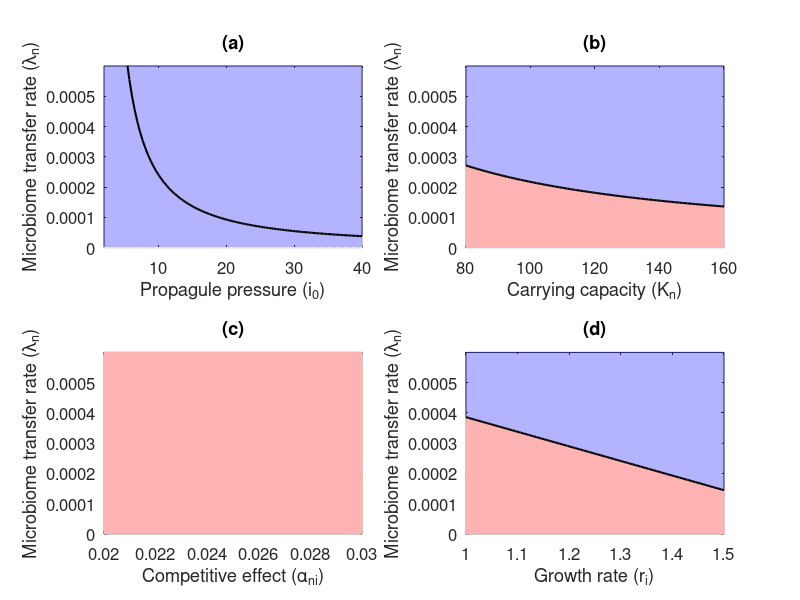

Reproduce this figure in MATLAB.
clear all
close all

% Standard parameters
alphani = 0.0;
Kn = 90;
ri = -0.5;
i0 = 10;

ymax = 6e-3*ones(100,1);


% Vary i0

%i03 = linspace(1,35,10);
i0 = linspace(1,40,100);
%i02 = linspace(1,35,100);
lambdan = (alphani*Kn - ri)./(i0*Kn.*log(i0));
%lambdan2 = (alphani*Kn - ri)./(Kn.*log(i02));
%lambdan3 = (alphani*Kn - ri)./(Kn.*log(i03));


figure(1)
subplot(2,2,1)
area(i0,ymax,'EdgeColor','b','FaceColor','b','FaceAlpha',.3,'EdgeAlpha',.3)
hold on
area(i0,lambdan,'EdgeColor','w','FaceColor','w','FaceAlpha',1, 'EdgeAlpha',1)
hold on
area(i0,lambdan,'Edgecolor','r','FaceColor','r','FaceAlpha',.3,'EdgeAlpha',.3)
hold on
plot(i0,lambdan,'k','linewidth',1.5)
ylim([0 6e-4])
xlim([2,40])
xlabel('Propagule pressure (i_0)')
ylabel('Microbiome transfer rate (\lambda_n)')
set(gca,'fontsize',12)
title('(a)')

% Vary carrying capacity

i0 = 10;

Kn = linspace(80,160,100);
lambdan = (alphani.*Kn - ri)./(i0*Kn.*log(i0));
ymax = 6e-3*ones(size(Kn,2),1);
figure(1)
subplot(2,2,2)
area(Kn,ymax,'EdgeColor','b','FaceColor','b','FaceAlpha',.3,'EdgeAlpha',.3)
hold on
area(Kn,lambdan,'EdgeColor','w','FaceColor','w','FaceAlpha',1, 'EdgeAlpha',1)
hold on
area(Kn,lambdan,'Edgecolor','r','FaceColor','r','FaceAlpha',.3,'EdgeAlpha',.3)
hold on
plot(Kn,lambdan,'k','linewidth',1.5)
ylim([0 6e-4])
xlabel('Carrying capacity (K_n)')
ylabel('Microbiome transfer rate (\lambda_n)')
set(gca,'fontsize',12)
title('(b)')

% Vary competition

Kn = 90;

alphani = linspace(0.02,0.03,100);
lambdan = (alphani.*Kn - ri)./(i0*Kn*log(i0));

figure(1)
subplot(2,2,3)
area(alphani,ymax,'EdgeColor','b','FaceColor','b','FaceAlpha',.3,'EdgeAlpha',.3)
hold on
area(alphani,lambdan,'EdgeColor','w','FaceColor','w','FaceAlpha',1, 'EdgeAlpha',1)
hold on
area(alphani,lambdan,'Edgecolor','r','FaceColor','r','FaceAlpha',.3,'EdgeAlpha',.3)
hold on
plot(alphani,lambdan,'k','linewidth',1.5)
ylim([0 6e-4])
xlabel('Competitive effect (\alpha_{ni})')
ylabel('Microbiome transfer rate (\lambda_n)')
set(gca,'fontsize',12)
title('(c)')

% Vary ri

alphani = 0.02;
ri = linspace(1,1.5,100);
lambdan = (alphani.*Kn - ri)./(i0*Kn*log(i0));

figure(1)
subplot(2,2,4)
area(ri,ymax,'EdgeColor','b','FaceColor','b','FaceAlpha',.3,'EdgeAlpha',.3)
hold on
area(ri,lambdan,'EdgeColor','w','FaceColor','w','FaceAlpha',1, 'EdgeAlpha',1)
hold on
area(ri,lambdan,'Edgecolor','r','FaceColor','r','FaceAlpha',.3,'EdgeAlpha',.3)
hold on
plot(ri,lambdan,'k','linewidth',1.5)
ylim([0 6e-4])
xlabel('Growth rate (r_i)')
ylabel('Microbiome transfer rate (\lambda_n)')
set(gca,'fontsize',12)
title('(d)')
